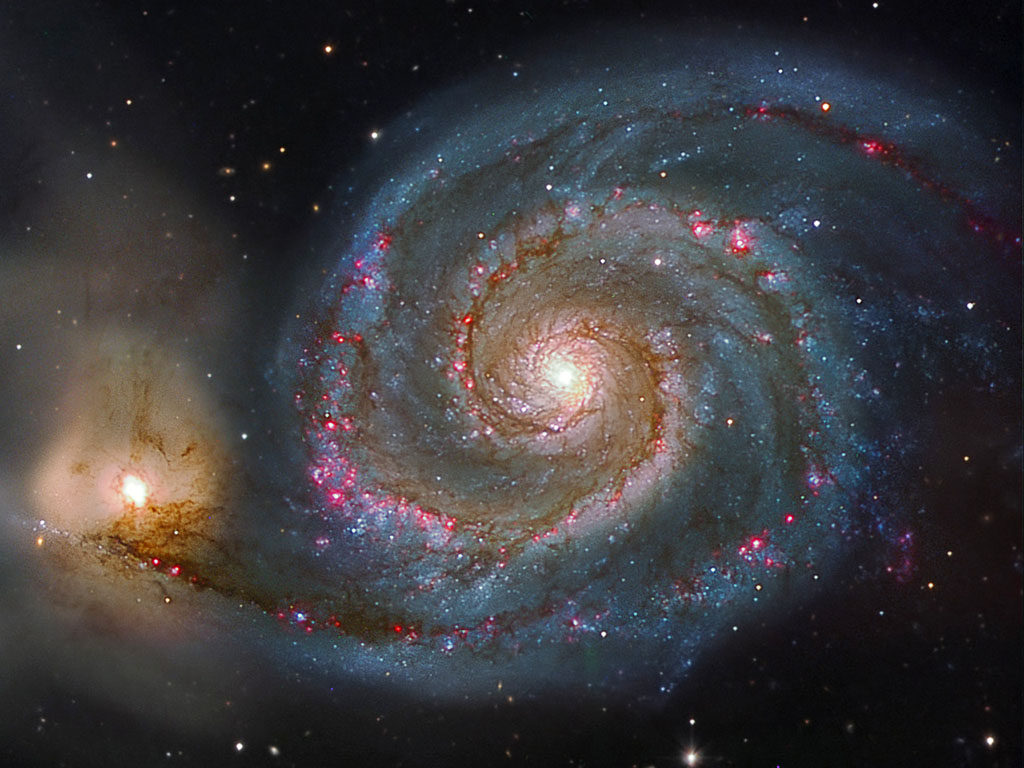
#> input picture Produccion/Jonathan Leon/Suma de fotos(pixel a pixel)/galaxia.jpg, 1024 x 768 px
$ python sumaFotos.py   (Python 2 division)
#> lines starting #> are read from the running program, lines starting #| are printed output that depends on the picture
__author__ = 'jonathan'
# -*- coding: utf-8 -*-

import numpy as np
import time
from PIL import Image

#Nivel de transparencia de imagen 1, para que queden igualmete mezcladas se debe usar un alfa=0.5
ALFA=0.5

def convertirImgMatrixRGB(img):
    return np.array(img.convert("RGB"))

#mezcla 2 imagenes en una,el alfa es usado para definir el nivel de transparencia de las imagenes.
def sumarImagenes(fpImg1,fpImg2,alfa):

#> called with fpImg1 = 'galaxia.jpg', fpImg2 = 'barco.jpg', alfa = 0.5
    img1=Image.open(fpImg1)
#> img1 is the input picture: PIL image 1024x768 RGB; mean R, G, B 61, 58.6, 61.2
    img2=Image.open(fpImg2).resize(img1.size) #redimensiono la segunda imagen al tamaño del fondo
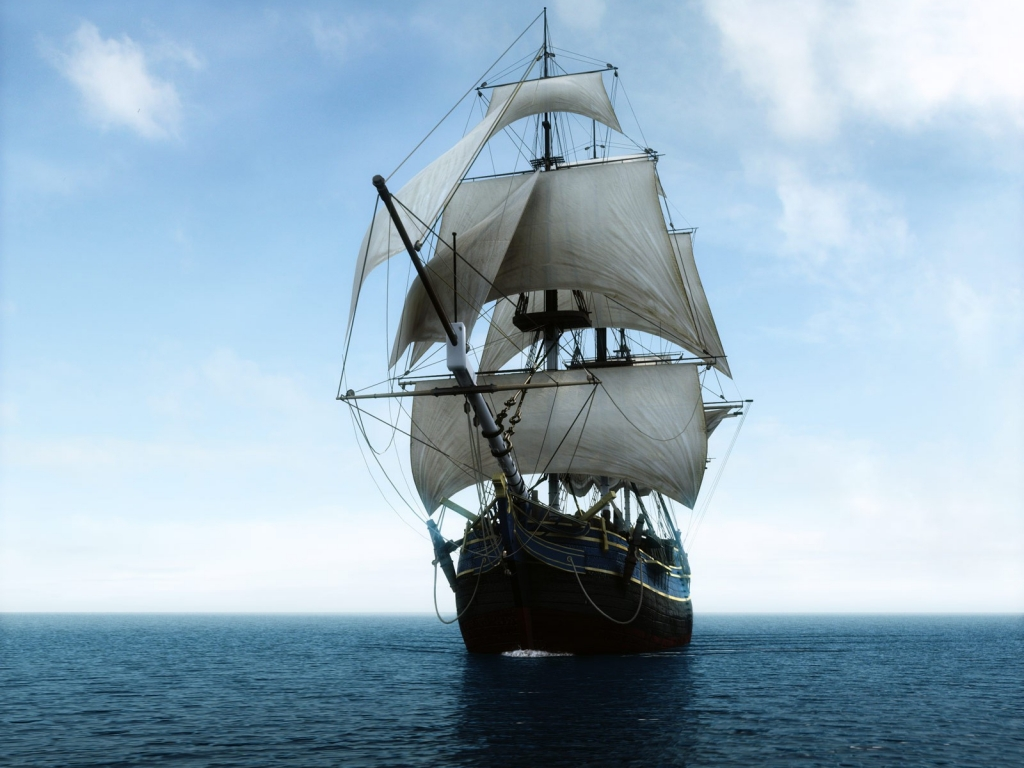
#> input picture Produccion/Jonathan Leon/Suma de fotos(pixel a pixel)/barco.jpg, 1024 x 768 px
#> img2 is the input picture: PIL image 1024x768 RGB; mean R, G, B 148.8, 173.1, 189.6
                                              #el fondo rules!.
    arrImg1=convertirImgMatrixRGB(img1)
    arrImg2=convertirImgMatrixRGB(img2)
    for i in range(img1.size[1]):
        for j in range(img1.size[0]):
            sumaPixel= (arrImg1[i][j]*(1-alfa))+(arrImg2[i][j]*(alfa))
            arrImg1[i][j]=sumaPixel
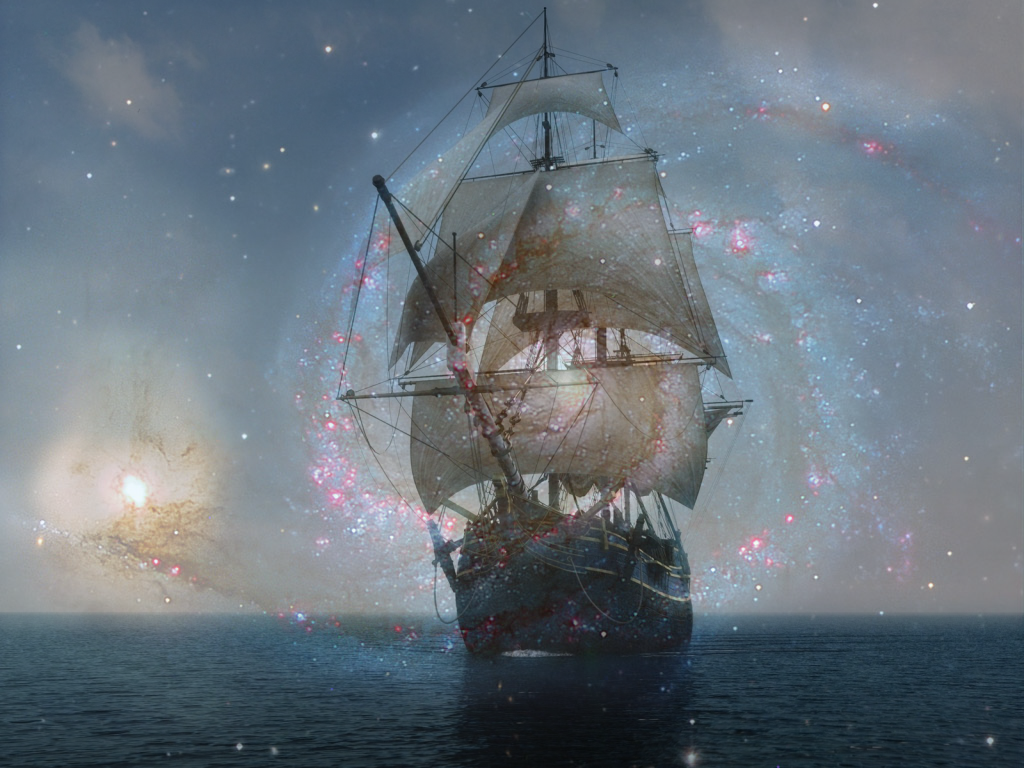
#> arrImg1: shape (768, 1024, 3); mean R, G, B 104.6, 115.6, 125.2
    imgSuma=Image.fromarray(arrImg1)
    return imgSuma

def main():
    starting_point=time.time()
    #ahora en vez de pasar la imagen en memoria a la funcion
    #se le pasa el filepath y la funcion se encarga de cargar en memoria.
    imagenSumada=sumarImagenes("galaxia.jpg","barco.jpg",ALFA)
    imagenSumada.save("resultado.jpg")
    elapsed_time=time.time()-starting_point
    print ""
    print "Serial Time [seconds]: " + str(elapsed_time)

main()
